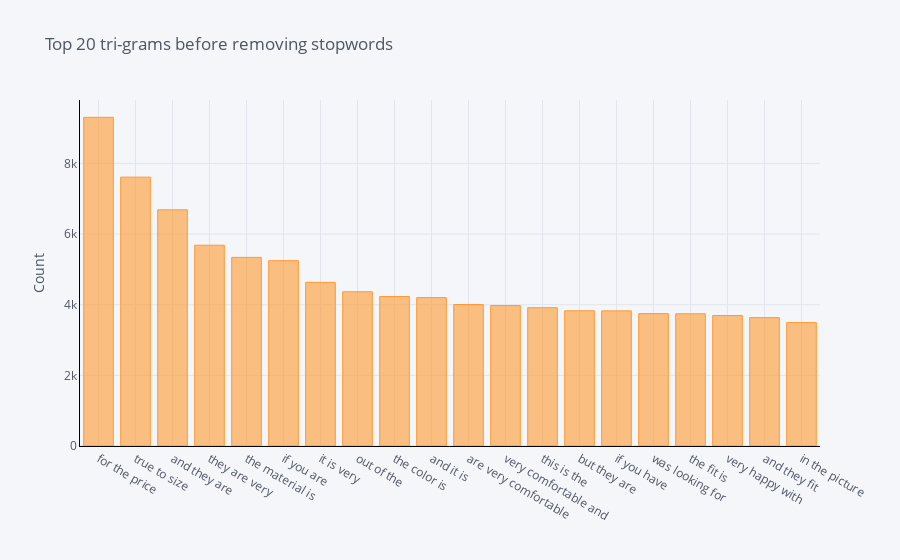

Write notebook code for a chart like this one.
### Code cell
# plot most frequent tri-grams
plot_ngram_histogram_word_frequency(reviews_data['reviewText'], title="Top 20 tri-grams before removing stopwords",
                             ngram=3)

### Figure 1 — Plotly figure (JSON) as saved in the notebook; plotly's stock layout.template omitted (floating-point values rounded to 4 significant figures)
{"data": [{"marker": {"color": "rgba(255, 153, 51, 0.6)", "line": {"color": "rgba(255, 153, 51, 1.0)", "width": 1}}, "name": "frequency", "orientation": "v", "text": "", "type": "bar", "x": ["for the price", "true to size", "and they are", "they are very", "the material is", "if you are", "it is very", "out of the", "the color is", "and it is", "are very comfortable", "very comfortable and", "this is the", "but they are", "if you have", "was looking for", "the fit is", "very happy with", "and they fit", "in the picture"], "y": [9306, 7612, 6687, 5684, 5340, 5247, 4633, 4367, 4232, 4202, 4006, 3975, 3916, 3829, 3826, 3748, 3744, 3694, 3635, 3494]}], "layout": {"legend": {"bgcolor": "#F5F6F9", "font": {"color": "#4D5663"}}, "paper_bgcolor": "#F5F6F9", "plot_bgcolor": "#F5F6F9", "title": {"font": {"color": "#4D5663"}, "text": "Top 20 tri-grams before removing stopwords"}, "xaxis": {"gridcolor": "#E1E5ED", "linecolor": "black", "showgrid": true, "tickfont": {"color": "#4D5663"}, "title": {"font": {"color": "#4D5663"}, "text": ""}, "zerolinecolor": "#E1E5ED"}, "yaxis": {"gridcolor": "#E1E5ED", "linecolor": "black", "showgrid": true, "tickfont": {"color": "#4D5663"}, "title": {"font": {"color": "#4D5663"}, "text": "Count"}, "zerolinecolor": "#E1E5ED"}}}
